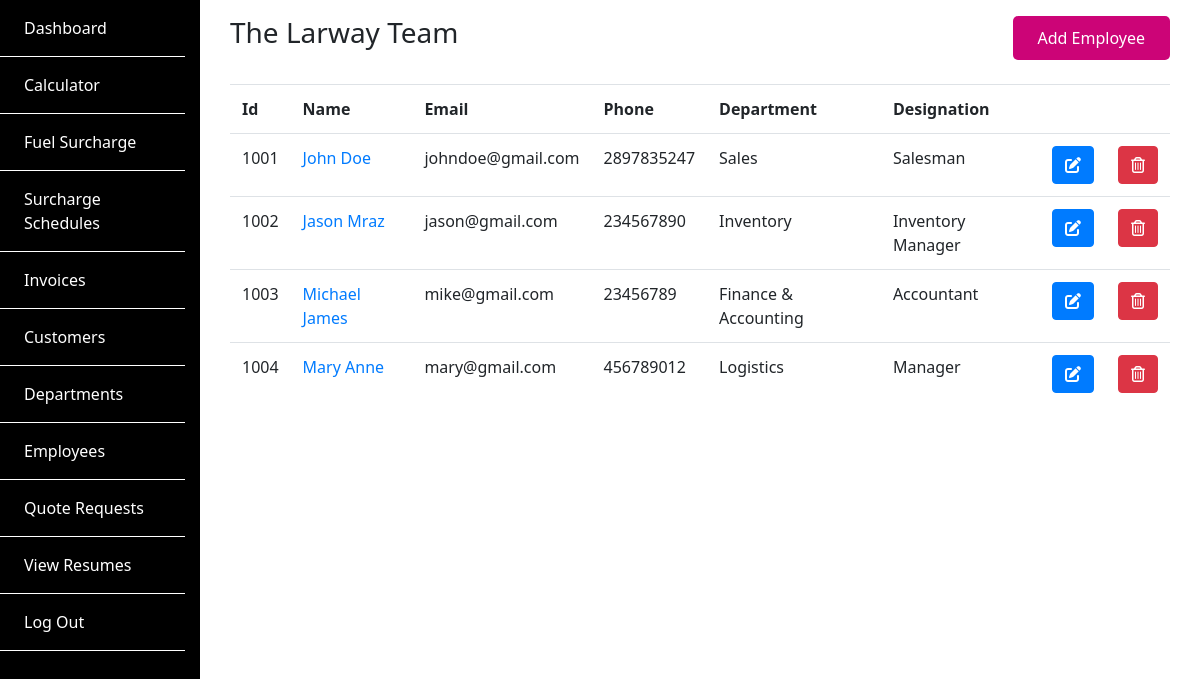
Before: /employees/ (signed in) with the older database file.
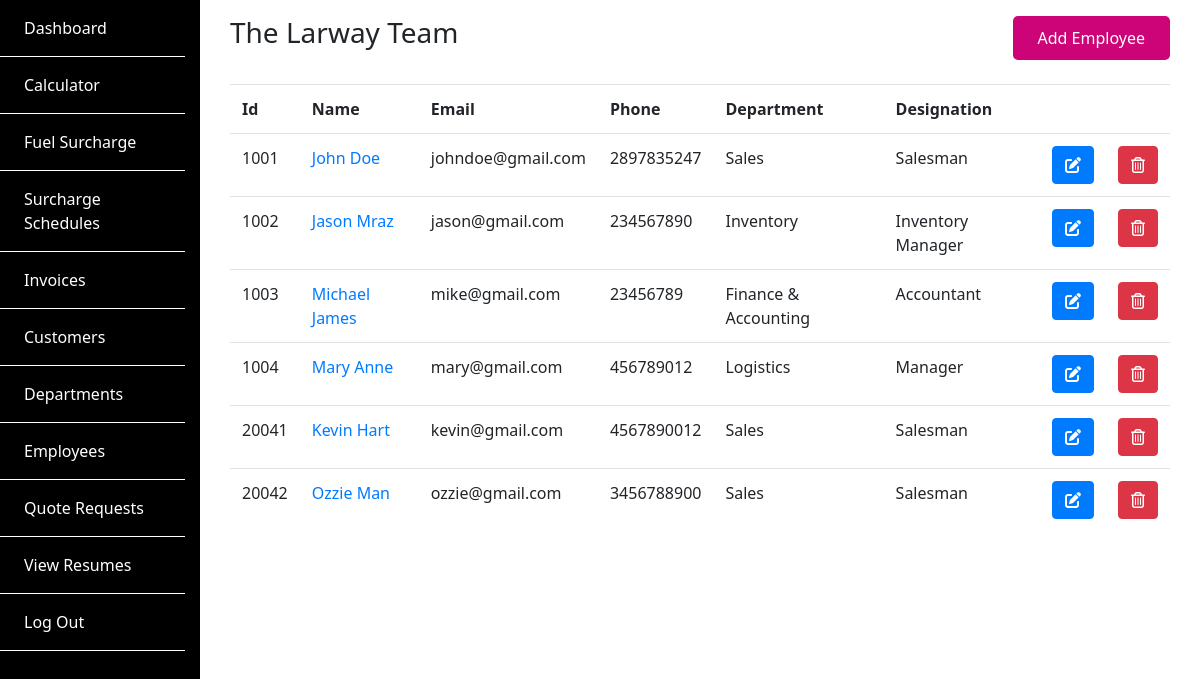
After: the same page with the newer database file.
### SiteApp/models.py (models this page shows, shortened)
class Employee(models.Model):
    employee_id = models.IntegerField()
    first_name = models.CharField(max_length=50)
    last_name = models.CharField(max_length=50)
    email = models.EmailField()
    cell_number = models.BigIntegerField()
    address = models.CharField(max_length=200)
    department = models.ForeignKey(
        Department, on_delete=models.CASCADE, related_name="employees")
    designation = models.CharField(max_length=50)
    salary = models.IntegerField()
    date_of_join = models.DateField()
    def get_absolute_url(self):
        return reverse('view_employee', args=[self.employee_id])

class Department(models.Model):
    name = models.CharField(max_length=50)
    def __str__(self):
        return self.name

### SiteApp/views.py (the view)
# urls.py: path('employees/', views.ListEmployees, name='list_employees'),
@login_required
def ListEmployees(request):
    employees = Employee.objects.all()
    return render(request, 'SiteApp/list_employees.html', {'employees': employees})

### SiteApp/templates/SiteApp/list_employees.html
{% extends 'backend_base.html' %} {% block content %}
<div class="container-fluid py-3">
  <div class="row">
    <div class="col-sm-6">
      <h3>The Larway Team</h3>
    </div>
    <div class="col-sm-6">
      <a href="{% url 'add_employee' %}" class="larway-btn float-right"
        >Add Employee</a
      >
    </div>
  </div>
  <div class="article mt-4">
    <table class="table">
      <tr>
        <th>Id</th>
        <th>Name</th>
        <th>Email</th>
        <th>Phone</th>
        <th>Department</th>
        <th>Designation</th>
        <th></th>
        <th></th>
      </tr>
      {% for employee in employees %}
      <tr>
        <td><span>{{employee.employee_id}}</span></td>
        <td>
          <a href="{{employee.get_absolute_url }}"
            >{{employee.first_name}} {{employee.last_name}}</a
          >
        </td>
        <td><span>{{employee.email}}</span></td>
        <td><span>{{employee.cell_number}}</span></td>
        <td><span>{{employee.department}}</span></td>
        <td><span>{{employee.designation}}</span></td>
        <td>
          <a href="{% url 'edit_employee' id=employee.employee_id%}" class="btn btn-primary"><span><i class="fas fa-edit"></i></span></a>
        </td>
        <td>
          <a href="{% url 'delete_employee' id=employee.employee_id %}" class="btn btn-danger"><span><i class="far fa-trash-alt"></i></span></a></a>
        </td>
      </tr>
      {% endfor %}
    </table>
  </div>
</div>
{% endblock %}

### SiteApp/templates/backend_base.html (shortened to what this page needs)
<!DOCTYPE html>
<html>
  <head>
    {% load static %}
    <link
      rel="stylesheet"
      type="text/css"
      href="{% static 'SiteApp/css/style.css' %}"
    />
    <link
      rel="stylesheet"
      href="https://stackpath.bootstrapcdn.com/bootstrap/4.3.1/css/bootstrap.min.css"
    />
  </head>
  <body class="h-100">
    <div class="container-fluid h-100">
      <div class="row h-100">
        <div
          class="cols-sm-12 col-md-2 col-lg-2 col-xl-2 pl-0 h-100 bg-black"
          id="backendMenu"
        >
          <ul class="list-group" style="list-style-type: none;">
            <li class="nav-item backend-menu-item">
              <a class="nav-link text-white" href="{% url 'dashboard' %}"
                >Dashboard</a
              >
            </li>
            <li class="nav-item backend-menu-item">
              <a class="nav-link text-white" href="{% url 'fuel_data' %}"
                >Calculator</a
              >
            </li>
            <li class="nav-item backend-menu-item">
              <a class="nav-link text-white" href="{% url 'fuel_surcharge' %}"
                >Fuel Surcharge</a
              >
            </li>
            <li class="nav-item backend-menu-item">
              <a class="nav-link text-white" href="{% url 'list_schedules' %}"
                >Surcharge Schedules</a
              >
            </li>
            <li class="nav-item backend-menu-item">
              <a class="nav-link text-white" href="{% url 'list_invoices' %}"
                >Invoices</a
              >
            </li>
            <li class="nav-item backend-menu-item">
              <a class="nav-link text-white" href="{% url 'list_customers' %}"
                >Customers</a
              >
            </li>
            <li class="nav-item backend-menu-item">
              <a class="nav-link text-white" href="{% url 'list_departments' %}"
                >Departments</a
              >
            </li>
            <li class="nav-item backend-menu-item">
              <a class="nav-link text-white" href="{% url 'list_employees' %}"
                >Employees</a
              >
            </li>
            <li class="nav-item backend-menu-item">
              <a
                class="nav-link text-white"
                href="{% url 'view_quote_requests'%}"
                >Quote Requests</a
              >
            </li>
            <li class="nav-item backend-menu-item">
              <a class="nav-link text-white" href="{% url 'view_resumes' %}"
                >View Resumes</a
              >
            </li>
            <li class="nav-item backend-menu-item">
              <a class="nav-link text-white" href="{% url 'logout' %}"
                >Log Out</a
              >
            </li>
          </ul>
        </div>
        <div
          class="col-sm-12 col-md-10 col-lg-10 col-xl-10 h-100 backend-content"
        >
          {% block content %}{% endblock %}
        </div>
      </div>
    </div>
  </body>
</html>

### SiteApp/static/SiteApp/css/style.css (style rules this page uses)
* { font-family: "Noto Sans", sans-serif; transition: all ease-in 0.2s; }
html, body { height: 100%; min-height: 100%; }
.larway-btn { background-color: #cc0477; color: #fff; border: none; padding: 10px 25px; border-radius: 5px; }
.bg-black { background-color: black !important; }
.backend-menu-item { background-color: rgba(0, 0, 0, 1) !important; border-bottom: 1px solid rgba(255, 255, 255, 1); padding: 0.5em; }
.backend-content { position: absolute !important; right: 0; }
#backendMenu { position: fixed; }

Changed rows visible on the page:
added Employee: employee_id "20041", first_name "Kevin", last_name "Hart", email "kevin@gmail.com", cell_number "4567890012", department "Sales", designation "Salesman"
added Employee: employee_id "20042", first_name "Ozzie", last_name "Man", email "ozzie@gmail.com", cell_number "3456788900", department "Sales", designation "Salesman"
